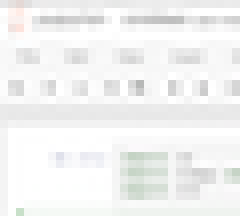
#> input picture test.png, 30 x 27 px (shown 8 times larger)
$ jupyter execute --allow-errors 'Trying Stuff.ipynb'
#> lines starting #> are read from the running program, lines starting #| are printed output that depends on the picture; after the words box and inside, x2 and y2 are one past the last pixel; in counts of white or black regions, pixels touching at a corner belong together; long printed decimals are rounded
[cell 1]
import os
import numpy as np
from numpy import arctan2
import cv2
import matplotlib.pylab as plt

[cell 2]
img = cv2.imread('test.png')
#> img is the input picture: shape (27, 30, 3); mean B, G, R 242.1, 242.7, 242.2

[cell 3]
def plot_img(im, h=8, **kwargs):
  # Copied from internet to make life a bit easier
  y = im.shape[0]
  x = im.shape[1]
  w = (y/x) * h
  plt.figure(figsize=(w,h))
  plt.imshow(im, interpolation="none", **kwargs)
  plt.axis('off')

[cell 4]
# [8 lines left out: function double_size, not called in this run]

[cell 5]
# [33 lines left out: function magn_orient, not called in this run]

[cell 6]
# [12 lines left out: function generatePic, not called in this run]

[cell 7]
class FeatureExtractor(object):

    def __init__(self, img):
        self.img = img

    def extract_feature(self):
        return self.img.reshape(-1)


    """
    implement the following sub-classes of FeatureExtractor
        1. ColourHistogramExtractor
        2. HoGExtractor
        3. SIFTBoVWExtractor
    """

[cell 8]
class HoGExtractor(FeatureExtractor):
    """This is hog extractor """

    def __init__(self, img):
        super(HoGExtractor, self).__init__(img=img)
        self.img = img

    def extract_feature(self):
        return self.hog().reshape(-1)

    def gradient(self):
        """THis will return a same size of image gradient for HOG"""
        gx = np.zeros(self.img.shape)
        gx[:, 1:-1] = -self.img[:, :-2] + self.img[:, 2:]
        gx[:, 0] = -self.img[:, 0] + self.img[:, 1]
        gx[:, -1] = -self.img[:, -2] + self.img[:, -1]

        gy = np.zeros(self.img.shape)
        gy[1:-1, :] = self.img[:-2, :] - self.img[2:, :]
        gy[0, :] = self.img[0, :] - self.img[1, :]
        gy[-1, :] = self.img[-2, :] - self.img[-1, :]

        return gx, gy

    def magnitude(self):
        gx, gy = self.gradient()

        return np.sqrt(gx ** 2, gy ** 2)

    def direction(self):
        gx, gy = self.gradient()

        return np.rad2deg(arctan2(gx, gy)) % 180  # returning in 180 degree

    @staticmethod
    def interpolation(magnitude, degree):

        idx = degree // 20  # ie 17 is the degree it fells between index 0-1 or 0 - 20 and bin size is 9
        # 17//20 = 0 so first index = 0 2nd one is 1
        percentage = degree / (20 * (idx + 1))

        # print(str(percentage))

        return (idx % 9, magnitude * (1 - percentage)), ((idx + 1) % 9, magnitude * percentage)

    def block_histogram(self, magnitude_block, degree_block):
        hist = np.zeros((9,))
        for x in range(8):
            for y in range(8):
                a, b = self.interpolation(magnitude_block[x, y], degree_block[x, y])

                idx1 = int(a[0])
                idx2 = int(b[0])
                # print(str(a) + ' ' + str(b))
                hist[idx1] = hist[idx1] + a[1]
                hist[idx2] = hist[idx2] + b[1]

        return hist

    @staticmethod
    def normalize_vector(vector):

        return vector/np.sqrt(np.sum(vector**2))

    def generate_per_block_histogram(self):
        hist_vector = np.zeros((16, 8,9), dtype='float64')
        magnitude = self.magnitude()
        degree = self.direction()
        i = 0
        for y in range(0, 64, 8):
            for x in range(0, 128, 8):
                mag_block = magnitude[x:x+8, y:y+8]
                degree_block = degree[x:x+8, y:y+8]
                #print('x - ' + str(x//8) + 'y - ' + str(y//8) +' ' + str(mag_block.shape))
                hist_vector[x // 8, y // 8] = self.block_histogram(mag_block, degree_block)

        return hist_vector  # will return 8x16 vector from which we can work on 16x16 or 4x4 grid

    def normalizer(self):
        hits_vector = self.generate_per_block_histogram()
        vect_list = []

        for y in range(0,8,2):
            for x in range(0,16,2):
                sliced_vect = hits_vector[x:x+2,y:y+2,:]
                sliced_vect = sliced_vect.reshape(-1) #forming 1D vector
                vect_list.append(self.normalize_vector(sliced_vect))

        return np.array(vect_list)

    def hog(self):

        return self.normalizer()  # dummy

[cell 9]
img = cv2.imread("horse.jpg", cv2.IMREAD_GRAYSCALE)
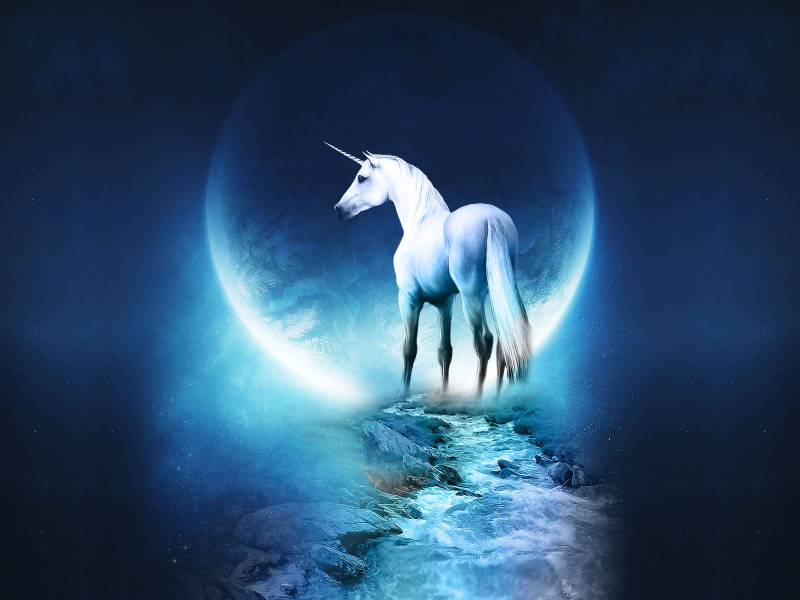
#> input picture horse.jpg, 1600 x 1200 px (shown at 1/2 size)
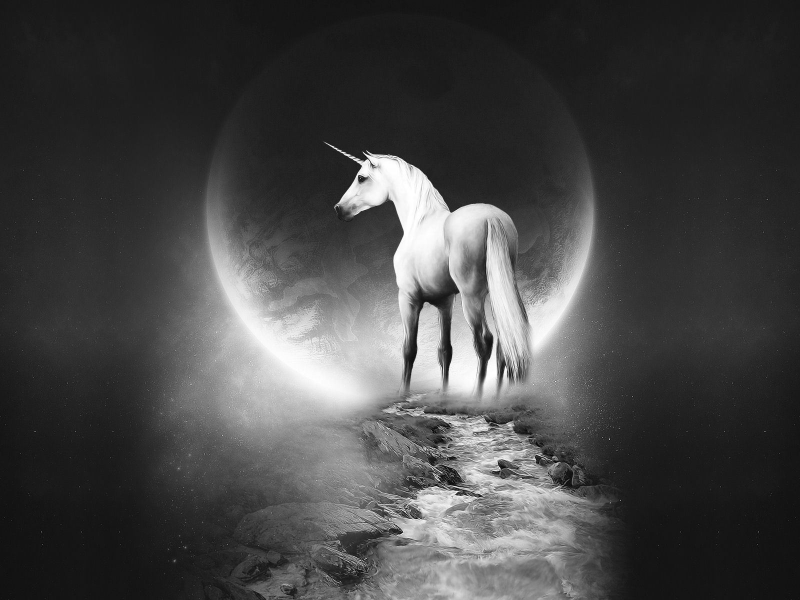
#> img: shape (1200, 1600) (shown at 1/2 size); min 0, max 255, mean 69.6

[cell 10]
img = cv2.resize(img, (64,128))
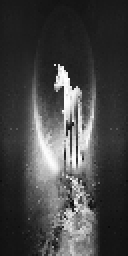
#> img: shape (128, 64) (shown 2 times larger); min 6, max 255, mean 69.5

[cell 11]
plot_img(img)

[cell 12]
hog = HoGExtractor(img)

[cell 13]
hog = hog.extract_feature()
#> in gradient, `gx[:, 0] = -self.img[:, 0] + self.img[:, 1]`:
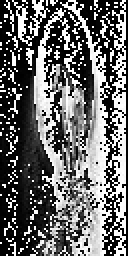
#> gx: shape (128, 64) float64 (shown 2 times larger); min 0, max 255, mean 106.2
#> in gradient, `gx[:, -1] = -self.img[:, -2] + self.img[:, -1]`:
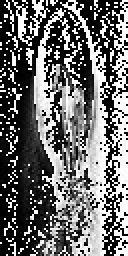
#> gx: shape (128, 64) float64 (shown 2 times larger); 1.37% of pixels changed, all inside (x1, y1, x2, y2) = (63, 0, 64, 128)
#> in gradient, `gy[1:-1, :] = self.img[:-2, :] - self.img[2:, :]`:
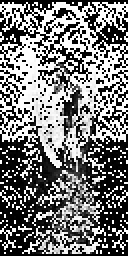
#> gy: shape (128, 64) float64 (shown 2 times larger); min 0, max 255, mean 120.5
#> in gradient, `gy[0, :] = self.img[0, :] - self.img[1, :]`:
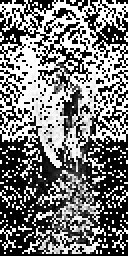
#> gy: shape (128, 64) float64 (shown 2 times larger); 0.37% of pixels changed, all inside (x1, y1, x2, y2) = (1, 0, 63, 1)
#> in gradient, `gy[-1, :] = self.img[-2, :] - self.img[-1, :]`:
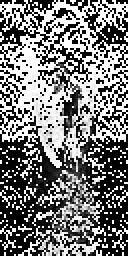
#> gy: shape (128, 64) float64 (shown 2 times larger); 0.66% of pixels changed, all inside (x1, y1, x2, y2) = (0, 127, 64, 128)
#> in direction, `return np.rad2deg(arctan2(gx, gy)) % 180`:
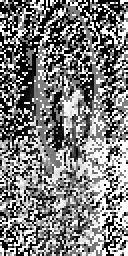
#> returned value: shape (128, 64) float64 (shown 2 times larger); min 0, max 90, mean 44.4; drawn with min black and max white
#> after the loop in normalizer, `for y in range(0,8,2):`: vect_list = 32 items
#> in normalizer, `return np.array(vect_list)`:
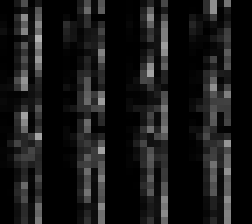
#> returned value: shape (32, 36) float64 (shown 7 times larger); min 0, max 0.701, mean 0.0906
#> hog = 1152 values, max 0.701 at index 185, min 0 at index 6, mean 0.0906

[cell 14]
for x in range(hog.shape[0]):
    print(hog[x])
#> this loop made 1152 passes
#| 0.003912
#| 0.000141
#| 0.1017
#| 0.3071
#| 0.01113
#| 0.0929
#| 0.0
#| 0.0
#> (further printed lines are left out)

[cell 15]
img.shape
#> Out = (128, 64)

#> (a cell that did not finish here is left out)

#> (a cell that did not finish here is left out)

[cell 18]
[x for x in range(0,64,8)]
#> Out = [0, 8, 16, 24, 32, 40, 48, 56]
